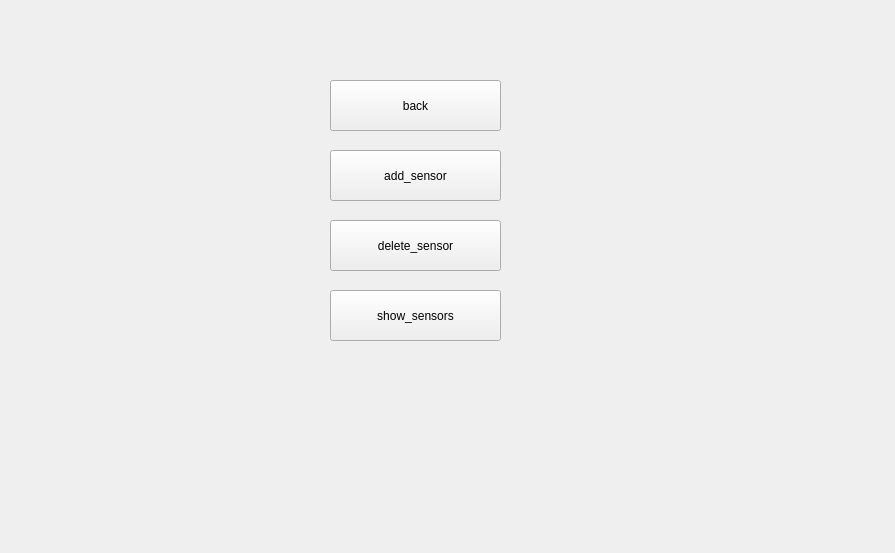
<?xml version="1.0" encoding="UTF-8"?>
<ui version="4.0">
 <class>Form</class>
 <widget class="QWidget" name="Form">
  <property name="geometry">
   <rect>
    <x>0</x>
    <y>0</y>
    <width>895</width>
    <height>553</height>
   </rect>
  </property>
  <property name="windowTitle">
   <string>Form</string>
  </property>
  <widget class="QPushButton" name="pushButton">
   <property name="geometry">
    <rect>
     <x>330</x>
     <y>150</y>
     <width>171</width>
     <height>51</height>
    </rect>
   </property>
   <property name="text">
    <string>add_sensor</string>
   </property>
  </widget>
  <widget class="QPushButton" name="pushButton_2">
   <property name="geometry">
    <rect>
     <x>330</x>
     <y>220</y>
     <width>171</width>
     <height>51</height>
    </rect>
   </property>
   <property name="text">
    <string>delete_sensor</string>
   </property>
  </widget>
  <widget class="QPushButton" name="pushButton_3">
   <property name="geometry">
    <rect>
     <x>330</x>
     <y>290</y>
     <width>171</width>
     <height>51</height>
    </rect>
   </property>
   <property name="text">
    <string>show_sensors</string>
   </property>
  </widget>
  <widget class="QPushButton" name="pushButton_4">
   <property name="geometry">
    <rect>
     <x>330</x>
     <y>80</y>
     <width>171</width>
     <height>51</height>
    </rect>
   </property>
   <property name="text">
    <string>back</string>
   </property>
  </widget>
 </widget>
 <resources/>
 <connections/>
</ui>
